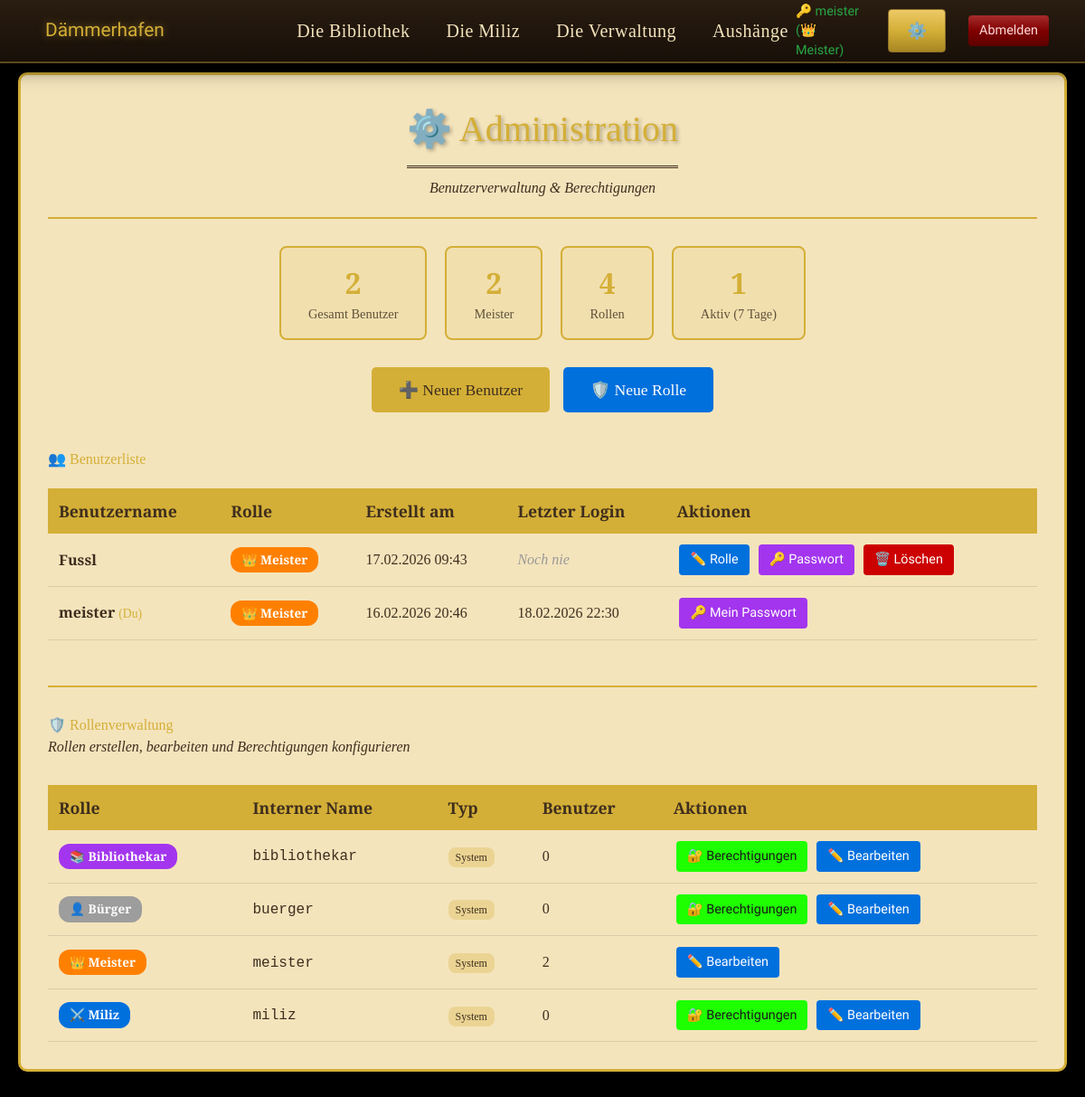
The page /admin.php (signed in) on the database as committed earlier.
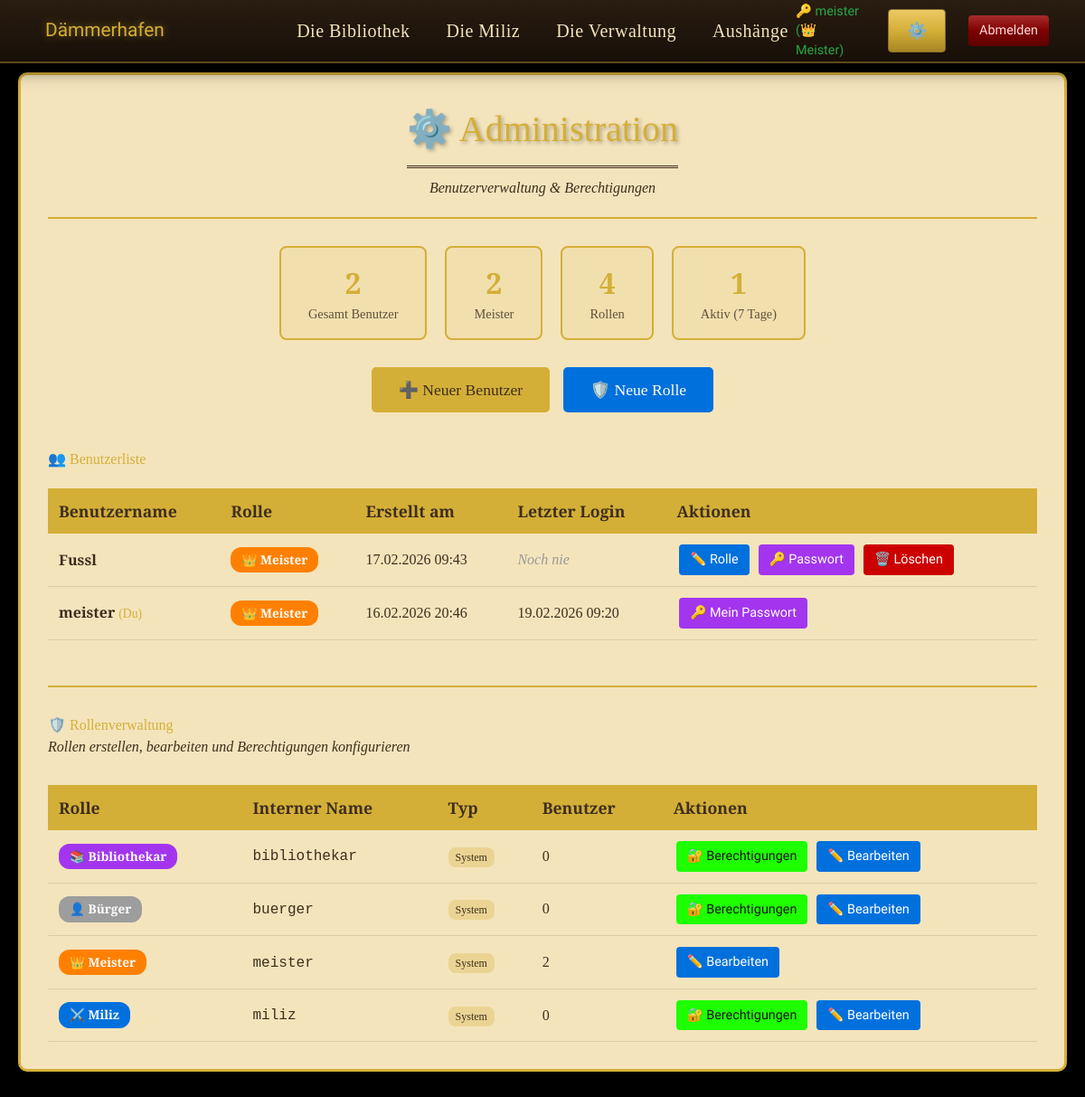
The same page on the database as committed later.
### tables this page shows
CREATE TABLE users (
                id INTEGER PRIMARY KEY AUTOINCREMENT,
                username TEXT UNIQUE NOT NULL,
                password_hash TEXT NOT NULL,
                role TEXT NOT NULL,
                created_at DATETIME DEFAULT CURRENT_TIMESTAMP,
                last_login DATETIME,
                FOREIGN KEY (role) REFERENCES roles(name)
            );

CREATE TABLE roles (
                id INTEGER PRIMARY KEY AUTOINCREMENT,
                name TEXT UNIQUE NOT NULL,
                display_name TEXT NOT NULL,
                icon TEXT DEFAULT '',
                color TEXT DEFAULT '#9d9d9d',
                is_system INTEGER DEFAULT 0,
                created_at DATETIME DEFAULT CURRENT_TIMESTAMP
            );

### functions.php (called while the page is built, shortened)
<?php
function getUserDB() {
    static $db = null;
    if ($db === null) {
        try {
            $dbPath = __DIR__ . '/auth/users.db';
            $db = new PDO('sqlite:' . $dbPath);
            $db->setAttribute(PDO::ATTR_ERRMODE, PDO::ERRMODE_EXCEPTION);
            $db->exec('PRAGMA foreign_keys = ON');
        } catch (PDOException $e) {
            die("Datenbankfehler: " . $e->getMessage());
        }
    }
    return $db;
}
function isLoggedIn() {
    return isset($_SESSION['user_id']) && isset($_SESSION['username']) && isset($_SESSION['role']);
}
function getUserRole() {
    return isLoggedIn() ? $_SESSION['role'] : null;
}
function getUsername() {
    return isLoggedIn() ? $_SESSION['username'] : 'Gast';
}
function hasRole($requiredRole) {
    $role = getUserRole();
    if ($role === 'meister') {
        return true;
    }
    return $role === $requiredRole;
}
function isMeister() {
    return hasRole('meister');
}
function getAllRoles() {
    $db = getUserDB();
    try {
        $stmt = $db->query("SELECT * FROM roles ORDER BY is_system DESC, name ASC");
        return $stmt->fetchAll(PDO::FETCH_ASSOC);
    } catch (PDOException $e) {
        return [];
    }
}
function getUserCountByRole($roleName) {
    $db = getUserDB();
    try {
        $stmt = $db->prepare("SELECT COUNT(*) FROM users WHERE role = :role");
        $stmt->execute([':role' => $roleName]);
        return (int)$stmt->fetchColumn();
    } catch (PDOException $e) {
        return 0;
    }
}
function getAllUsers() {
    $db = getUserDB();
    try {
        $stmt = $db->query("
            SELECT u.id, u.username, u.role, u.created_at, u.last_login,
                   r.display_name AS role_display, r.icon AS role_icon, r.color AS role_color
            FROM users u
            LEFT JOIN roles r ON u.role = r.name
            ORDER BY u.created_at DESC
        ");
        return $stmt->fetchAll(PDO::FETCH_ASSOC);
    } catch (PDOException $e) {
        return [];
    }
}
?>

### admin.php (the view, shortened to what this page needs)
<?php
$bodyClass = 'rp-view-immersive';
require_once 'functions.php';
$users = getAllUsers();
$roles = getAllRoles();
require_once 'header.php';
?>
<div class="admin-container">
    <div class="admin-header">
        <h1>⚙️ Administration</h1>
        <p style="font-family: var(--font-body); color: var(--text-ink); font-style: italic;">
            Benutzerverwaltung & Berechtigungen
        </p>
    </div>
    <div class="admin-stats">
        <div class="stat-card">
            <div class="number"><?php echo count($users); ?></div>
            <div class="label">Gesamt Benutzer</div>
        </div>
        <div class="stat-card">
            <div class="number">
                <?php echo count(array_filter($users, fn($u) => $u['role'] === 'meister')); ?>
            </div>
            <div class="label">Meister</div>
        </div>
        <div class="stat-card">
            <div class="number"><?php echo count($roles); ?></div>
            <div class="label">Rollen</div>
        </div>
        <div class="stat-card">
            <div class="number">
                <?php
                $activeCount = count(array_filter($users, function($u) {
                    return $u['last_login'] && strtotime($u['last_login']) > (time() - 86400 * 7);
                }));
                echo $activeCount;
                ?>
            </div>
            <div class="label">Aktiv (7 Tage)</div>
        </div>
    </div>
    <div class="admin-actions">
        <button class="btn-admin" onclick="openModal('modalCreateUser')">
            ➕ Neuer Benutzer
        </button>
        <button class="btn-admin" onclick="openModal('modalCreateRole')" style="background: #0070dd; color: #fff;">
            🛡️ Neue Rolle
        </button>
    </div>
    <h2 style="font-family: var(--font-elegant); color: var(--accent-gold); margin-top: 40px;">
        👥 Benutzerliste
    </h2>
    <table class="user-table">
        <thead>
            <tr>
                <th>Benutzername</th>
                <th>Rolle</th>
                <th>Erstellt am</th>
                <th>Letzter Login</th>
                <th>Aktionen</th>
            </tr>
        </thead>
        <tbody>
            <?php foreach ($users as $user): ?>
                <?php $isSelf = ($user['id'] == $_SESSION['user_id']); ?>
                <tr>
                    <td>
                        <strong><?php echo htmlspecialchars($user['username']); ?></strong>
                        <?php if ($isSelf): ?>
                            <span style="color: var(--accent-gold); font-size: 0.85rem;"> (Du)</span>
                        <?php endif; ?>
                    </td>
                    <td>
                        <span class="role-badge" style="background: <?php echo htmlspecialchars($user['role_color'] ?? '#9d9d9d'); ?>;">
                            <?php echo htmlspecialchars(($user['role_icon'] ?? '') . ' ' . ($user['role_display'] ?? $user['role'])); ?>
                        </span>
                    </td>
                    <td><?php echo date('d.m.Y H:i', strtotime($user['created_at'])); ?></td>
                    <td>
                        <?php
                        if ($user['last_login']) {
                            echo date('d.m.Y H:i', strtotime($user['last_login']));
                        } else {
                            echo '<em style="color: #999;">Noch nie</em>';
                        }
                        ?>
                    </td>
                    <td>
                        <?php if (!$isSelf): ?>
                            <button class="btn-small btn-edit"
                                    onclick="openEditModal(<?php echo $user['id']; ?>, '<?php echo htmlspecialchars($user['username'], ENT_QUOTES); ?>', '<?php echo htmlspecialchars($user['role'], ENT_QUOTES); ?>')">
                                ✏️ Rolle
                            </button>
                            <button class="btn-small btn-password"
                                    onclick="openPasswordModal(<?php echo $user['id']; ?>, '<?php echo htmlspecialchars($user['username'], ENT_QUOTES); ?>')">
                                🔑 Passwort
                            </button>
                            <button class="btn-small btn-delete"
                                    onclick="confirmDelete(<?php echo $user['id']; ?>, '<?php echo htmlspecialchars($user['username'], ENT_QUOTES); ?>')">
                                🗑️ Löschen
                            </button>
                        <?php else: ?>
                            <button class="btn-small btn-password"
                                    onclick="openPasswordModal(<?php echo $user['id']; ?>, '<?php echo htmlspecialchars($user['username'], ENT_QUOTES); ?>')">
                                🔑 Mein Passwort
                            </button>
                        <?php endif; ?>
                    </td>
                </tr>
            <?php endforeach; ?>
        </tbody>
    </table>
    <div class="section-divider">
        <h2 style="font-family: var(--font-elegant); color: var(--accent-gold);">
            🛡️ Rollenverwaltung
        </h2>
        <p style="font-family: var(--font-body); color: var(--text-ink); font-style: italic; margin-bottom: 20px;">
            Rollen erstellen, bearbeiten und Berechtigungen konfigurieren
        </p>
    </div>
    <table class="user-table">
        <thead>
            <tr>
                <th>Rolle</th>
                <th>Interner Name</th>
                <th>Typ</th>
                <th>Benutzer</th>
                <th>Aktionen</th>
            </tr>
        </thead>
        <tbody>
            <?php foreach ($roles as $role): ?>
                <?php $userCount = getUserCountByRole($role['name']); ?>
                <tr>
                    <td>
                        <span class="role-badge" style="background: <?php echo htmlspecialchars($role['color']); ?>;">
                            <?php echo htmlspecialchars($role['icon'] . ' ' . $role['display_name']); ?>
                        </span>
                    </td>
                    <td><code><?php echo htmlspecialchars($role['name']); ?></code></td>
                    <td>
                        <?php if ($role['is_system']): ?>
                            <span class="system-badge">System</span>
                        <?php else: ?>
                            <span style="color: #666;">Benutzerdefiniert</span>
                        <?php endif; ?>
                    </td>
                    <td><?php echo $userCount; ?></td>
                    <td>
                        <?php if ($role['name'] !== 'meister'): ?>
                            <button class="btn-small btn-perm"
                                    onclick="openPermModal('<?php echo htmlspecialchars($role['name'], ENT_QUOTES); ?>', '<?php echo htmlspecialchars($role['display_name'], ENT_QUOTES); ?>')">
                                🔐 Berechtigungen
                            </button>
                        <?php endif; ?>
                        <button class="btn-small btn-edit"
                                onclick="openEditRoleModal('<?php echo htmlspecialchars($role['name'], ENT_QUOTES); ?>', '<?php echo htmlspecialchars($role['display_name'], ENT_QUOTES); ?>', '<?php echo htmlspecialchars($role['icon'], ENT_QUOTES); ?>', '<?php echo htmlspecialchars($role['color'], ENT_QUOTES); ?>')">
                            ✏️ Bearbeiten
                        </button>
                    </td>
                </tr>
            <?php endforeach; ?>
        </tbody>
    </table>
</div>
<?php require_once 'footer.php'; ?>

### header.php (shortened to what this page needs)
<?php
require_once __DIR__ . '/functions.php';
$currentPage = basename($_SERVER['PHP_SELF']);
?>
<!DOCTYPE html>
<html lang="de">
<head>
    <link rel="stylesheet" href="style.css?v2.3=<?php echo filemtime('style.css'); ?>">
    <?php if (file_exists(__DIR__ . '/dist/app.css')): ?>
    <link rel="stylesheet" href="dist/app.css?v=<?php echo filemtime(__DIR__ . '/dist/app.css'); ?>">
    <?php endif; ?>
</head>
<body class="<?php echo $bodyClass ?? ''; ?>">
<?php if (!isset($hideTopNav) || !$hideTopNav): ?>
<div class="top-nav">
    <div class="nav-left">
        <a href="index.php" class="nav-wappen" <?php if($currentPage === 'index.php') echo 'style="color: var(--accent-gold);"'; ?>>
            <span style="font-family: var(--font-heading); font-size: 1.3rem;">Dämmerhafen</span>
        </a>
    </div>
    <div class="nav-center nav-desktop-only">
        <a href="bibliothek.php" class="nav-link" <?php if($currentPage === 'bibliothek.php') echo 'style="color: var(--accent-gold);"'; ?>>Die Bibliothek</a>
        <a href="miliz.php" class="nav-link" <?php if($currentPage === 'miliz.php') echo 'style="color: var(--accent-gold);"'; ?>>Die Miliz</a>
        <a href="verwaltung.php" class="nav-link" <?php if($currentPage === 'verwaltung.php') echo 'style="color: var(--accent-gold);"'; ?>>Die Verwaltung</a>
        <a href="aushaenge.php" class="nav-link" <?php if($currentPage === 'aushaenge.php') echo 'style="color: var(--accent-gold);"'; ?>>Aushänge</a>
    </div>
    <div class="nav-right nav-desktop-only">
        <?php if (isLoggedIn()): ?>
            <span class="admin-badge">🔑 <?php echo htmlspecialchars(getUsername()); ?> (<?php echo htmlspecialchars($_SESSION['role_icon'] ?? '') . ' ' . htmlspecialchars($_SESSION['role_display'] ?? getUserRole()); ?>)</span>
            <?php if (isMeister()): ?>
                <a href="admin.php" class="nav-btn" style="text-decoration:none; margin: 0 10px;" title="Administration">⚙️</a>
            <?php endif; ?>
            <a href="?action=logout" class="btn-logout">Abmelden</a>
        <?php else: ?>
            <a href="login.php" class="nav-btn" style="text-decoration:none;">Anmelden</a>
        <?php endif; ?>
    </div>
</div>
<?php endif; ?>

### footer.php (shortened to what this page needs)
</body>
</html>

### admin.php (style rules this page uses)
.admin-container { max-width: 1200px; margin: 40px auto; padding: 30px; background: var(--bg-parchment); border: 3px solid var(--accent-gold); border-radius: 10px; box-shadow: 0 8px 30px rgba(0,0,0,0.5); }
.admin-header { text-align: center; margin-bottom: 30px; padding-bottom: 20px; border-bottom: 2px solid var(--accent-gold); }
.admin-header h1 { font-family: var(--font-elegant); color: var(--accent-gold); font-size: 2.5rem; margin: 0 0 10px 0; text-shadow: 2px 2px 4px rgba(0,0,0,0.3); }
.admin-stats { display: flex; gap: 20px; justify-content: center; margin-bottom: 30px; flex-wrap: wrap; }
.stat-card { background: rgba(212, 175, 55, 0.1); border: 2px solid var(--accent-gold); padding: 15px 30px; border-radius: 8px; text-align: center; }
.stat-card .number { font-size: 2rem; font-weight: bold; color: var(--accent-gold); font-family: var(--font-elegant); }
.stat-card .label { font-size: 0.9rem; color: var(--text-ink); opacity: 0.8; }
.admin-actions { margin-bottom: 30px; text-align: center; display: flex; gap: 15px; justify-content: center; flex-wrap: wrap; }
.btn-admin { display: inline-block; padding: 12px 30px; background: var(--accent-gold); color: var(--text-dark); border: none; border-radius: 5px; font-family: var(--font-elegant); font-size: 1.1rem; cursor: pointer; text-decoration: none; transition: all 0.3s ease; }
.user-table { width: 100%; border-collapse: collapse; margin-top: 20px; }
.user-table th { background: var(--accent-gold); color: var(--text-dark); padding: 12px; text-align: left; font-family: var(--font-elegant); font-size: 1.1rem; }
.user-table td { padding: 12px; border-bottom: 1px solid rgba(0,0,0,0.1); }
.role-badge { display: inline-block; padding: 4px 12px; border-radius: 12px; font-size: 0.85rem; font-weight: bold; color: #fff; }
.btn-small { padding: 6px 12px; font-size: 0.9rem; margin: 0 3px; border: none; border-radius: 4px; cursor: pointer; transition: all 0.2s ease; }
.btn-edit { background: #0070dd; color: #fff; }
.btn-password { background: #a335ee; color: #fff; }
.btn-delete { background: #cc0000; color: #fff; }
.btn-perm { background: #1eff00; color: #1a1a1a; }
.section-divider { margin: 50px 0 30px; padding-top: 30px; border-top: 2px solid var(--accent-gold); }
.system-badge { display: inline-block; padding: 2px 8px; border-radius: 8px; font-size: 0.75rem; background: rgba(212, 175, 55, 0.3); color: var(--text-ink); }

Rows that differ between the two databases and show on the page:
changed users "meister": last_login "18.02.2026 22:30" → "19.02.2026 09:20"
